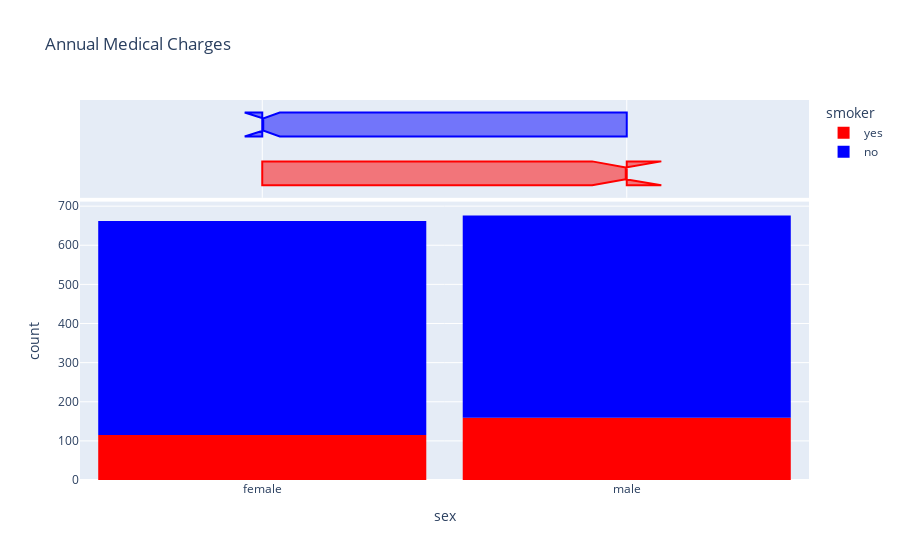

Here is the notebook cell this chart was saved with:
### Markdown cell above
SEX

### Code cell
fig=px.histogram(medical_df,x='sex', color='smoker',marginal='box',color_discrete_sequence=['red','blue'], title='Annual Medical Charges')
fig.update_layout(bargap=0.1)
fig.show()

### Figure 1 — Plotly figure (JSON) as saved in the notebook; plotly's stock layout.template omitted (floating-point values rounded to 4 significant figures; data arrays with more than 128 entries replaced by an {"elided": "..."} marker saying what was removed)
{"data": [{"alignmentgroup": "True", "bingroup": "x", "hovertemplate": "smoker=yes<br>sex=%{x}<br>count=%{y}<extra></extra>", "legendgroup": "yes", "marker": {"color": "red", "pattern": {"shape": ""}}, "name": "yes", "offsetgroup": "yes", "orientation": "v", "showlegend": true, "type": "histogram", "x": {"elided": "274 str values"}, "xaxis": "x", "yaxis": "y"}, {"alignmentgroup": "True", "hovertemplate": "smoker=yes<br>sex=%{x}<extra></extra>", "legendgroup": "yes", "marker": {"color": "red"}, "name": "yes", "notched": true, "offsetgroup": "yes", "showlegend": false, "type": "box", "x": {"elided": "274 str values"}, "xaxis": "x2", "yaxis": "y2"}, {"alignmentgroup": "True", "bingroup": "x", "hovertemplate": "smoker=no<br>sex=%{x}<br>count=%{y}<extra></extra>", "legendgroup": "no", "marker": {"color": "blue", "pattern": {"shape": ""}}, "name": "no", "offsetgroup": "no", "orientation": "v", "showlegend": true, "type": "histogram", "x": {"elided": "1064 str values"}, "xaxis": "x", "yaxis": "y"}, {"alignmentgroup": "True", "hovertemplate": "smoker=no<br>sex=%{x}<extra></extra>", "legendgroup": "no", "marker": {"color": "blue"}, "name": "no", "notched": true, "offsetgroup": "no", "showlegend": false, "type": "box", "x": {"elided": "1064 str values"}, "xaxis": "x2", "yaxis": "y2"}], "layout": {"bargap": 0.1, "barmode": "relative", "legend": {"title": {"text": "smoker"}, "tracegroupgap": 0}, "title": {"text": "Annual Medical Charges"}, "xaxis": {"anchor": "y", "domain": [0, 1], "title": {"text": "sex"}}, "xaxis2": {"anchor": "y2", "domain": [0, 1], "matches": "x", "showgrid": true, "showticklabels": false}, "yaxis": {"anchor": "x", "domain": [0, 0.7326], "title": {"text": "count"}}, "yaxis2": {"anchor": "x2", "domain": [0.7426, 1], "matches": "y2", "showgrid": false, "showline": false, "showticklabels": false, "ticks": ""}}}
